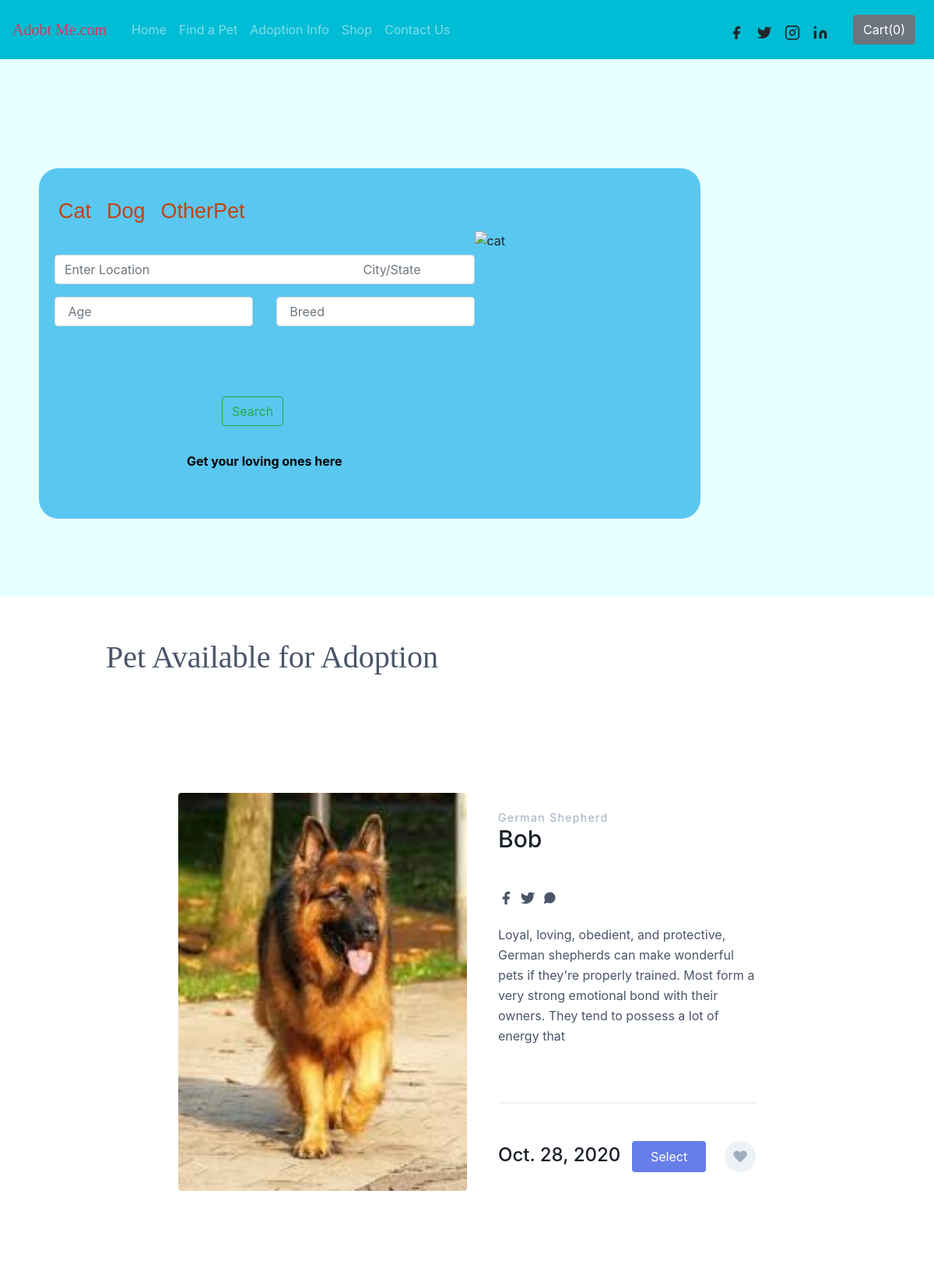
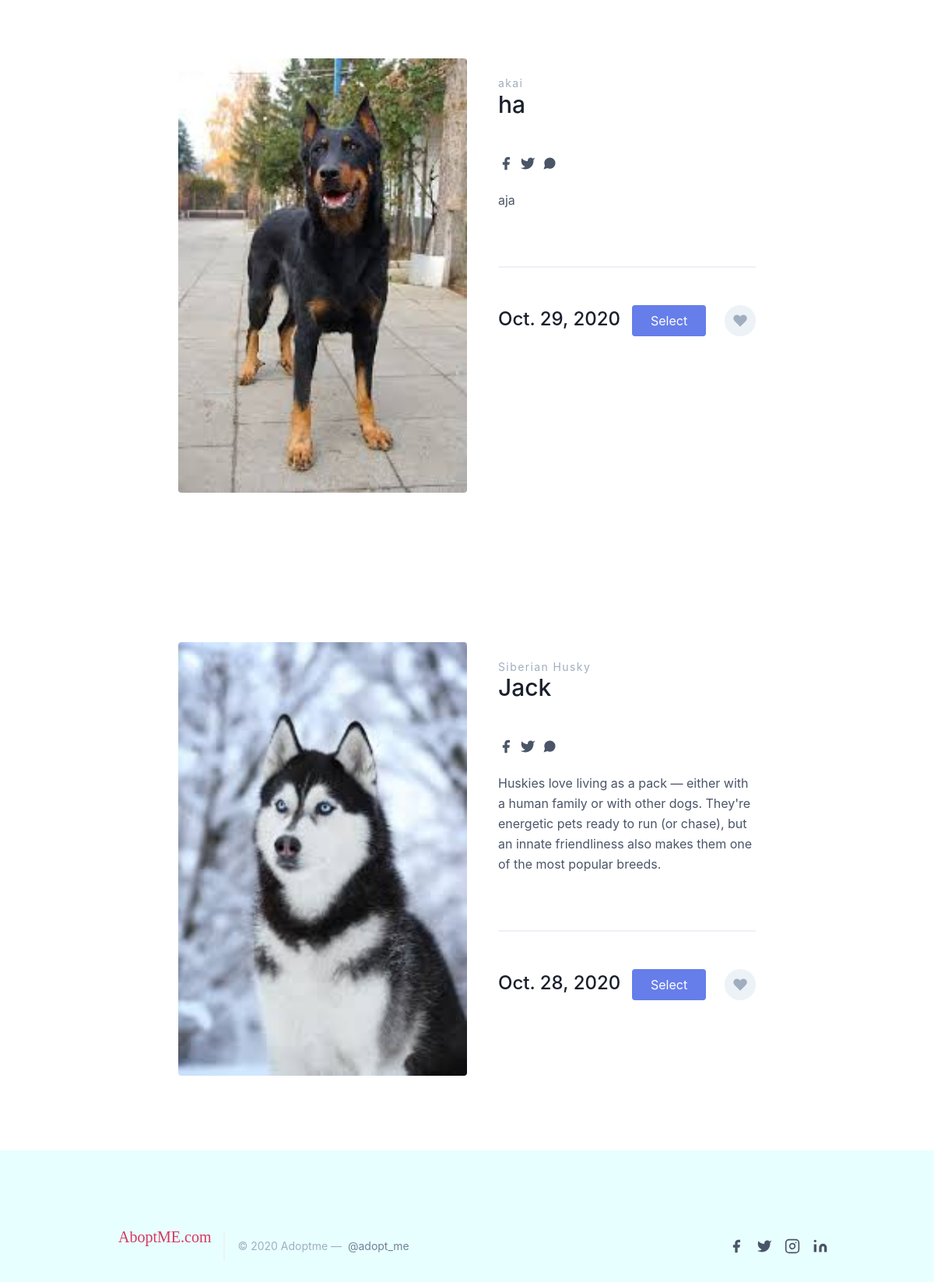
Page /blog/findapet on the committed database (2 pictures, top to bottom).
### blog/models.py (models this page shows, shortened)
class Pets(models.Model):
    pet_id = models.AutoField
    pet_name = models.CharField(max_length=50)
    breead = models.CharField(max_length=50, default="")
    age = models.IntegerField(default=0)
    desc = models.CharField(max_length=300)
    pub_date = models.DateField()
    image = models.ImageField(upload_to='blog/images', default="")

### blog/views.py (the view)
# urls.py: path("findapet", views.findapet, name="findapet"),
def findapet(request):
    allPets = []
    breeadinfo = Pets.objects.values('breead', 'id')
    cats = {item['breead'] for item in breeadinfo}
    for cat in cats:
        prod = Pets.objects.filter(breead=cat)
        n = len(prod)
        nSlides = n // 4 + ceil((n / 4) - (n // 4))
        allPets.append([prod, range(1, nSlides), nSlides])
    params = {'allPets':allPets}
    return render(request, 'blog/findapet.html', params)

### blog/templates/blog/findapet.html (shortened to what this page needs)
{% extends 'blog/basic.html' %}
{% block body %}
{% load static %}
<section style="margin-bottom: 100;margin-bottom: 100px;">
    <div class="cart">
        <ul class="name">
            <li class="name2"><a href="#">Cat</a></li>
            <li class="name2"><a href="#">Dog</a></li>
            <li class="name2"><a href="#">OtherPet</a></li>
        </ul>
        <div class="leftcolumn">
            <form style="margin-top: 30px;">
                <div class="form-group">
                    <input class="form-control input-lg" id="inputlg" placeholder="Enter Location                                                             City/State" type="text">
                </div>
                <div class="form-group row">
                    <div class="col-lg-6">
                      <input class="form-control input-lg" id="ex1" placeholder=" Age" type="number" min="0">
                    </div>
                    <div class="col-lg-6">
                        <input class="form-control input-lg" id="ex1" placeholder=" Breed " type="text">
                    </div>
                    <div style="margin-top: 90px;margin-left: 230px;margin-bottom: 20px;">
                        <button type="button" class="btn btn-outline-success">Search</button>
                    </div>
                </div>
            </form>
            <div style="text-align: center;margin-top:0;color: rgb(0, 0, 0);">
                <h4><b>Get your loving ones here</b></h4>
            </div>
        </div>
        <div class="rightcolumn">
            <a href="https://imgbb.com/"><img src="https://i.ibb.co/YN75S0x/cat.gif" alt="cat" ></a>
        </div>
    </div>
</section>
<section class="text-gray-700 body-font overflow-hidden" style="background-color: #fff">
  <div class="container mx-auto flex flex-wrap p-5 flex-col md:flex-row items-center ">
    <a class="flex order-first lg:order-none  font-medium text-gray-900 mb=0 md:mb-0">
      <span class="title2">Pet Available for Adoption </span>
    </a>
    </div>
  {% for pets, range, nSlides in allPets %}
  {% for p in pets %}
    <div class="container px-5 py-24 mx-auto">
      <div class="lg:w-4/5 mx-auto flex flex-wrap">
        <img alt="ecommerce" class="lg:w-1/2 w-full lg:h-auto h-64 object-cover object-center rounded" src="/media/{{p.image}}">
        <div class="lg:w-1/2 w-full lg:pl-10 lg:py-6 mt-6 lg:mt-0">
          <h2 class="text-sm title-font text-gray-500 tracking-widest">{{p.breead}}</h2>
          <h1 class="text-gray-900 text-3xl title-font font-medium mb-5">{{p.pet_name}}</h1>
          <div class="flex mb-4">
              <a class="text-gray-500">
                <svg fill="currentColor" stroke-linecap="round" stroke-linejoin="round" stroke-width="2" class="w-5 h-5" viewBox="0 0 24 24">
                  <path d="M18 2h-3a5 5 0 00-5 5v3H7v4h3v8h4v-8h3l1-4h-4V7a1 1 0 011-1h3z"></path>
                </svg>
              </a>
              <a class="ml-2 text-gray-500">
                <svg fill="currentColor" stroke-linecap="round" stroke-linejoin="round" stroke-width="2" class="w-5 h-5" viewBox="0 0 24 24">
                  <path d="M23 3a10.9 10.9 0 01-3.14 1.53 4.48 4.48 0 00-7.86 3v1A10.66 10.66 0 013 4s-4 9 5 13a11.64 11.64 0 01-7 2c9 5 20 0 20-11.5a4.5 4.5 0 00-.08-.83A7.72 7.72 0 0023 3z"></path>
                </svg>
              </a>
              <a class="ml-2 text-gray-500">
              </a>
          </div>
          <p class="leading-relaxed">{{p.desc}}</p>
          <div class="flex mt-6 items-center pb-5 border-b-2 border-gray-200 mb-5">
          </div>
          <div class="flex">
            <span class="title-font font-medium text-2xl text-gray-900">{{p.pub_date}}</span>
            <button class="flex ml-auto text-white bg-indigo-500 border-0 py-2 px-6 focus:outline-none hover:bg-indigo-600 rounded">Select</button>
            <button class="rounded-full w-10 h-10 bg-gray-200 p-0 border-0 inline-flex items-center justify-center text-gray-500 ml-4">
              <svg fill="currentColor" stroke-linecap="round" stroke-linejoin="round" stroke-width="2" class="w-5 h-5" viewBox="0 0 24 24">
                <path d="M20.84 4.61a5.5 5.5 0 00-7.78 0L12 5.67l-1.06-1.06a5.5 5.5 0 00-7.78 7.78l1.06 1.06L12 21.23l7.78-7.78 1.06-1.06a5.5 5.5 0 000-7.78z"></path>
              </svg>
            </button>
          </div>
        </div>
      </div>
    </div>
    {% endfor %}
    {% endfor %}
  </section>
  <footer class="text-gray-700 body-font mt-5">
    <div class="container px-5 py-8 mx-auto flex items-center sm:flex-row flex-col">
      <a class="flex title-font font-medium items-center md:justify-start justify-center text-gray-900">
        <span class="ml-3 title">AboptME.com</span>
      </a>
      <p class="text-sm text-gray-500 sm:ml-4 sm:pl-4 sm:border-l-2 sm:border-gray-200 sm:py-2 sm:mt-0 mt-4">© 2020 Adoptme —
        <a href="https://twitter.com/" class="text-gray-600 ml-1" rel="noopener noreferrer" target="_blank">@adopt_me</a>
      </p>
      <span class="inline-flex sm:ml-auto sm:mt-0 mt-4 justify-center sm:justify-start">
        <a class="text-gray-500">
          <svg fill="currentColor" stroke-linecap="round" stroke-linejoin="round" stroke-width="2" class="w-5 h-5" viewBox="0 0 24 24">
            <path d="M18 2h-3a5 5 0 00-5 5v3H7v4h3v8h4v-8h3l1-4h-4V7a1 1 0 011-1h3z"></path>
          </svg>
        </a>
        <a class="ml-3 text-gray-500">
          <svg fill="currentColor" stroke-linecap="round" stroke-linejoin="round" stroke-width="2" class="w-5 h-5" viewBox="0 0 24 24">
            <path d="M23 3a10.9 10.9 0 01-3.14 1.53 4.48 4.48 0 00-7.86 3v1A10.66 10.66 0 013 4s-4 9 5 13a11.64 11.64 0 01-7 2c9 5 20 0 20-11.5a4.5 4.5 0 00-.08-.83A7.72 7.72 0 0023 3z"></path>
          </svg>
        </a>
        <a class="ml-3 text-gray-500">
          <svg fill="none" stroke="currentColor" stroke-linecap="round" stroke-linejoin="round" stroke-width="2" class="w-5 h-5" viewBox="0 0 24 24">
            <rect width="20" height="20" x="2" y="2" rx="5" ry="5"></rect>
            <path d="M16 11.37A4 4 0 1112.63 8 4 4 0 0116 11.37zm1.5-4.87h.01"></path>
          </svg>
        </a>
        <a class="ml-3 text-gray-500">
          <svg fill="currentColor" stroke="currentColor" stroke-linecap="round" stroke-linejoin="round" stroke-width="0" class="w-5 h-5" viewBox="0 0 24 24">
            <path stroke="none" d="M16 8a6 6 0 016 6v7h-4v-7a2 2 0 00-2-2 2 2 0 00-2 2v7h-4v-7a6 6 0 016-6zM2 9h4v12H2z"></path>
            <circle cx="4" cy="4" r="2" stroke="none"></circle>
          </svg>
        </a>
      </span>
    </div>
  </footer>
{% endblock %}

### blog/templates/blog/basic.html (shortened to what this page needs)
<!doctype html>
<html lang="en">
  <head>
    <link rel="stylesheet" href="https://stackpath.bootstrapcdn.com/bootstrap/4.2.1/css/bootstrap.min.css">
    <link href="https://unpkg.com/tailwindcss@^1.0/dist/tailwind.min.css" rel="stylesheet">
  </head>
  <body>
    <nav class="navbar navbar-expand-lg navbar-dark navi">
  <a class="title mr-4" href="/">Adobt Me.com</a>
  <div class="collapse navbar-collapse" id="navbarSupportedContent">
    <ul class="navbar-nav mr-auto">
      <li class="nav-item">
        <a class="nav-link" href="/">Home <span class="sr-only">(current)</span></a>
      </li>
      <li class="nav-item">
        <a class="nav-link" href="/blog/findapet">Find a Pet</a>
      </li>
      <li class="nav-item">
        <a class="nav-link" href="/blog/adoptioninfo">Adoption Info</a>
      </li>
      <li class="nav-item">
        <a class="nav-link" href="/shop">Shop</a>
      </li>
       <li class="nav-item">
        <a class="nav-link" href="/shop/contact">Contact Us</a>
      </li>
    </ul>
    <span class="inline-flex sm:ml-auto sm:mt-0 mt-4 justify-center sm:justify-start mb-3 mr-4">
      <a class="text-gray-500">
        <svg fill="currentColor" stroke-linecap="round" stroke-linejoin="round" stroke-width="2" class="w-5 h-5" viewBox="0 0 24 24">
          <path d="M18 2h-3a5 5 0 00-5 5v3H7v4h3v8h4v-8h3l1-4h-4V7a1 1 0 011-1h3z"></path>
        </svg>
      </a>
      <a class="ml-3 text-gray-500">
        <svg fill="currentColor" stroke-linecap="round" stroke-linejoin="round" stroke-width="2" class="w-5 h-5" viewBox="0 0 24 24">
          <path d="M23 3a10.9 10.9 0 01-3.14 1.53 4.48 4.48 0 00-7.86 3v1A10.66 10.66 0 013 4s-4 9 5 13a11.64 11.64 0 01-7 2c9 5 20 0 20-11.5a4.5 4.5 0 00-.08-.83A7.72 7.72 0 0023 3z"></path>
        </svg>
      </a>
      <a class="ml-3 text-gray-500">
        <svg fill="none" stroke="currentColor" stroke-linecap="round" stroke-linejoin="round" stroke-width="2" class="w-5 h-5" viewBox="0 0 24 24">
          <rect width="20" height="20" x="2" y="2" rx="5" ry="5"></rect>
          <path d="M16 11.37A4 4 0 1112.63 8 4 4 0 0116 11.37zm1.5-4.87h.01"></path>
        </svg>
      </a>
      <a class="ml-3 text-gray-500">
        <svg fill="currentColor" stroke="currentColor" stroke-linecap="round" stroke-linejoin="round" stroke-width="0" class="w-5 h-5" viewBox="0 0 24 24">
          <path stroke="none" d="M16 8a6 6 0 016 6v7h-4v-7a2 2 0 00-2-2 2 2 0 00-2 2v7h-4v-7a6 6 0 016-6zM2 9h4v12H2z"></path>
          <circle cx="4" cy="4" r="2" stroke="none"></circle>
        </svg>
      </a>
    </span>
    <button type="button" class="btn btn-secondary mx-2" id="popcart" data-container="body" data-toggle="popover" data-placement="bottom" data-html="true" data-content="Vivamus
sagittis lacus vel augue laoreet rutrum faucibus.">
  Cart(<span id="cart">0</span>)
</button>
  </div>
</nav>
  {% block body %} {% endblock %}
  </body>
</html>

### rows in the picture
Pets: image (picture), breead "German Shepherd", pet_name "Bob", desc "Loyal, loving, obedient, and protective, German shepherds can make wonderful pets if they're properly trained. Most form a very strong emotional bond with their owners. They tend to possess a lot of energy that", pub_date "Oct. 28, 2020"
Pets: image (picture), breead "akai", pet_name "ha", desc "aja", pub_date "Oct. 29, 2020"
Pets: image (picture), breead "Siberian Husky", pet_name "Jack", desc "Huskies love living as a pack — either with a human family or with other dogs. They're energetic pets ready to run (or chase), but an innate friendliness also makes them one of the most popular breeds.", pub_date "Oct. 28, 2020"
